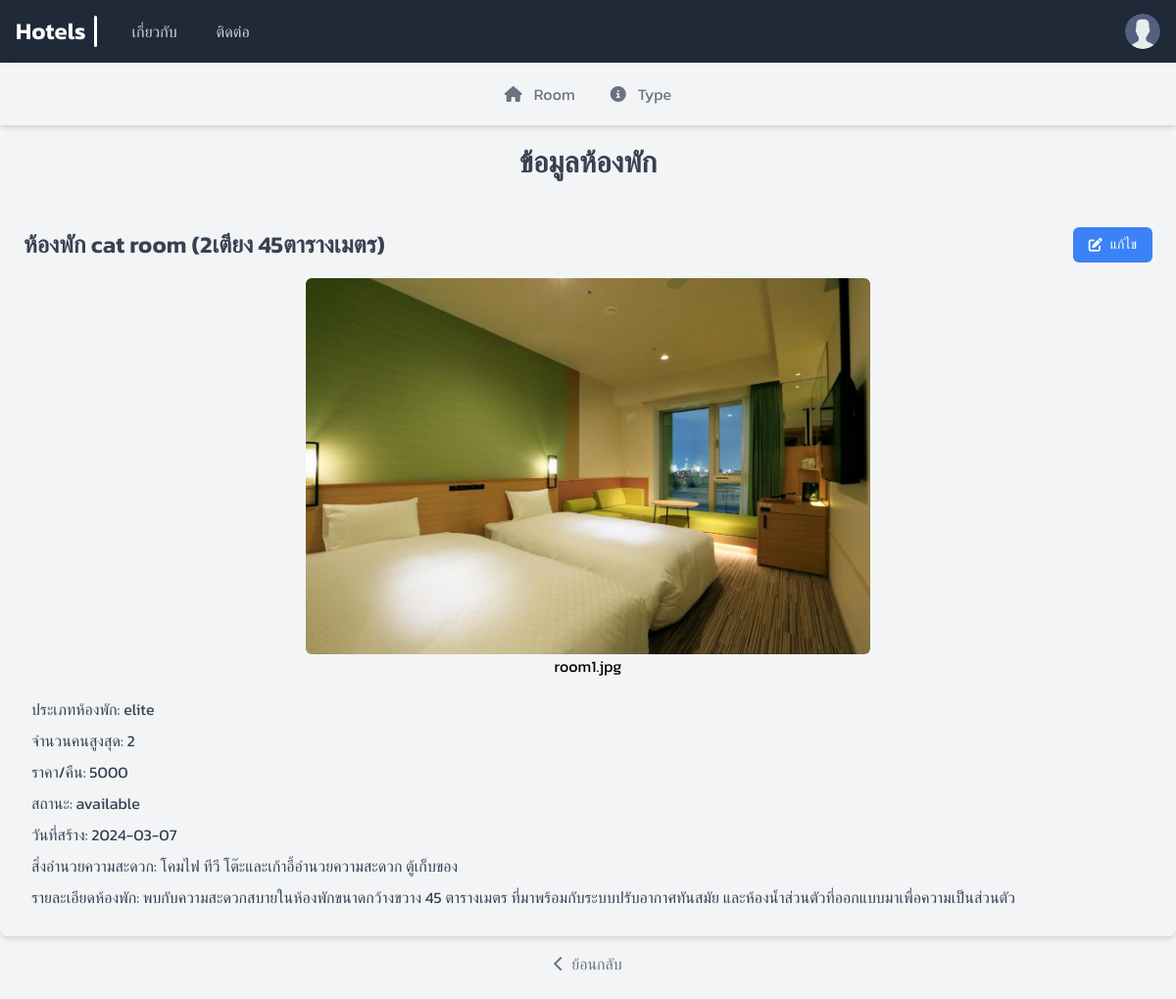
/viewRoom.php?id=1, run on the app's committed database.
### tables this page shows
CREATE TABLE `room` (
  `id` varchar(10) NOT NULL,
  `name` varchar(255) NOT NULL,
  `type_id` varchar(10) NOT NULL,
  `detail` varchar(10000) NOT NULL,
  `facility` varchar(10000) NOT NULL,
  `max_people` int(11) NOT NULL,
  `price` int(11) NOT NULL,
  `status` varchar(20) NOT NULL DEFAULT 'available',
  `img` varchar(1000) DEFAULT NULL,
  `create_at` date NOT NULL DEFAULT current_timestamp()
);

CREATE TABLE `type_room` (
  `id` varchar(10) NOT NULL,
  `name` varchar(255) NOT NULL
);

### viewRoom.php (the view, shortened to what this page needs)
<?php
    require 'config/database.php';
    $roomId = $_GET['id'];
    $sql = "SELECT room.id, room.name, type_room.name as type, room.detail, room.facility,
    room.max_people, room.price, room.status, room.img, room.create_at FROM room
    INNER JOIN type_room ON room.type_id = type_room.id where room.id = $roomId";
    $result = mysqli_query($conn, $sql);
    $room = mysqli_fetch_array($result);
?>
<!DOCTYPE html>
<html lang="en">
<head>
    <script src="https://cdn.tailwindcss.com"></script>
    <link rel="stylesheet" href="./assets/css/main.css">
</head>
<body class="bg-[#f3f4f6] min-w-[360px]">
    <?php include 'includes/navbar.php'; ?>
    <?php include 'includes/subbar.php'; ?>
    <div class="flex items-center justify-center mt-5">
        <h1 class="text-3xl font-semibold text-gray-700">ข้อมูลห้องพัก</h1>
    </div>
    <div class="relative overflow-x-auto shadow-md sm:rounded-lg mx-auto max-w-screen-xl mt-6">
        <div class="p-6">
            <div class="flex items-center justify-between">
                <h1 class="text-2xl font-semibold text-gray-700">ห้องพัก <?php echo $room['name'] ?></h1>
                <a href="editRoom.php?id=<?php echo $room['id'] ?>" class="flex items-center justify-center
                px-4 py-2 text-sm font-medium text-white bg-blue-500 rounded-md hover:bg-blue-600">
                    <i class="fas fa-edit"></i>
                    <span class="ml-2">แก้ไข</span>
                </a>
            </div>
            <div class="flex flex-col items-center justify-center mt-4">
                <?php $roomImg = $room['img'] ?>
                <?php if ($roomImg != null){
                    echo "<img src='./assets/photos/$roomImg' alt='room' class='w-1/2 h-1/2 object-cover rounded-md'>
                            <p>$roomImg</p>";
                    }else {
                        echo "<p>ไม่มีรูปภาพ</p>";
                }  ?>
            </div>
            <div class="mt-4">
                <p class="text-gray-700 px-2 py-1">ประเภทห้องพัก: <?php echo $room['type'] ?></p>
                <p class="text-gray-700 px-2 py-1">จำนวนคนสูงสุด: <?php echo $room['max_people'] ?></p>
                <p class="text-gray-700 px-2 py-1">ราคา/คืน: <?php echo $room['price'] ?></p>
                <p class="text-gray-700 px-2 py-1">สถานะ: <?php echo $room['status'] ?></p>
                <p class="text-gray-700 px-2 py-1">วันที่สร้าง: <?php echo $room['create_at'] ?></p>
                <p class="text-gray-700 px-2 py-1">สิ่งอำนวยความสะดวก: <?php echo $room['facility'] ?></p>
                <p class="text-gray-700 px-2 py-1">รายละเอียดห้องพัก: <?php echo $room['detail'] ?></p>
            </div>
        </div>
    </div>
    <div class="flex items-center justify-center mt-4 pb-6">
        <a href="javascript:history.back()" class="flex items-center gap-2 text-gray-500 hover:text-gray-700 transition-all duration-300 ease-in-out">
            <i class="fas fa-chevron-left"></i>
            <span>ย้อนกลับ</span>
        </a>
    </div>
</body>
</html>

### assets/css/main.css (style rules this page uses)
* { font-family: "Kanit", sans-serif; margin: 0; padding: 0; box-sizing: border-box; }

### data on the page
room: name "cat room (2เตียง 45ตารางเมตร)", img (picture), img "room1.jpg", type_room.name "elite", max_people "2", price "5000", status "available", create_at "2024-03-07", facility "โคมไฟ ทีวี โต๊ะและเก้าอี้อำนวยความสะดวก ตู้เก็บของ", detail "พบกับความสะดวกสบายในห้องพักขนาดกว้างขวาง 45 ตารางเมตร ที่มาพร้อมกับระบบปรับอากาศทันสมัย และห้องน้ำส่วนตัวที่ออกแบบมาเพื่อความเป็นส่วนตัว"
